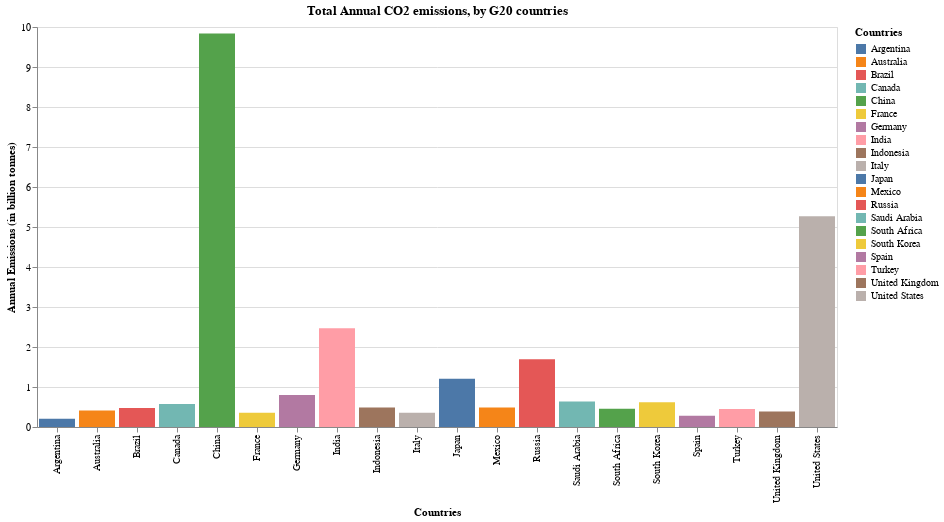

Write notebook code for a chart like this one.
### Markdown cell above
### G20 Countries
Here is an interactive chart to visualize how G20 member countries affects the CO2 emission levels in the world. Same as the previous graph, you can choose the year by using the slider.

### Code cell
# G20 plot

# Year slider
year_slider = alt.binding_range(min=1751, max=2017, step=1)
slider = alt.selection_single(bind=year_slider, fields=['Year_N'], name='Slider', init={'Year_N':2017})

# Single selection
click = alt.selection_single()

# Main Chart

alt.Chart(g20).mark_bar().encode(
        x = alt.X('Entity', title='Countries'),
        y = alt.Y('Annual_Emissions', title='Annual Emissions (in billion tonnes)'),
        color = alt.condition(click, 'Entity', alt.value('lightgray'), title='Countries'),
        tooltip= ['Annual_Emissions']
).properties(
    width=800,
    height=400,
    title='Total Annual CO2 emissions, by G20 countries',
    selection=slider
).transform_filter(
    slider
).add_selection(
    click
)

### Figure 1 — Vega-Lite specification as saved in the notebook (floating-point values rounded to 4 significant figures; data arrays with more than 128 entries replaced by an {"elided": "..."} marker saying what was removed)
{"config": {"view": {"continuousWidth": 400, "continuousHeight": 300}}, "data": {"name": "data-a264b53be9aa44dd2968b970ee554738"}, "mark": "bar", "encoding": {"color": {"condition": {"type": "nominal", "field": "Entity", "title": "Countries", "selection": "selector003"}, "value": "lightgray"}, "tooltip": [{"type": "quantitative", "field": "Annual_Emissions"}], "x": {"type": "nominal", "field": "Entity", "title": "Countries"}, "y": {"type": "quantitative", "field": "Annual_Emissions", "title": "Annual Emissions (in billion tonnes)"}}, "height": 400, "selection": {"Slider": {"type": "single", "bind": {"input": "range", "max": 2017, "min": 1751, "step": 1}, "fields": ["Year_N"], "init": {"Year_N": 2017}}, "selector003": {"type": "single"}}, "title": "Total Annual CO2 emissions, by G20 countries", "transform": [{"filter": {"selection": "Slider"}}], "width": 800, "$schema": "https://vega.github.io/schema/vega-lite/v4.8.1.json", "datasets": {"data-a264b53be9aa44dd2968b970ee554738": {"elided": "3371 records"}}}
